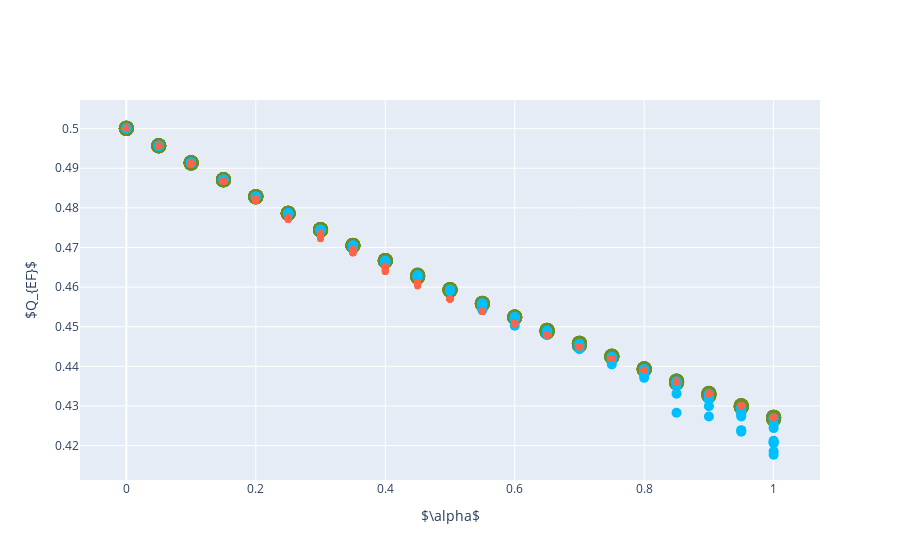

Here is the notebook cell this chart was saved with:
### Code cell
plot_dots_2d(Q_ef, '$Q_{EF}$', 'data/plots/polblogs/pol_ef.pdf')

### Figure 1 — Plotly figure (JSON) as saved in the notebook; plotly's stock layout.template omitted (floating-point values rounded to 4 significant figures; data arrays with more than 128 entries replaced by an {"elided": "..."} marker saying what was removed)
{"data": [{"line": {"color": "olivedrab", "dash": "dash", "width": 2}, "marker": {"size": 15}, "mode": "markers", "name": "Early Fusion", "type": "scatter", "x": {"elided": "210 float values"}, "y": {"elided": "210 float values"}}, {"line": {"color": "deepskyblue", "dash": "dash", "width": 2}, "marker": {"size": 10}, "mode": "markers", "name": "Simultaneous Fusion", "type": "scatter", "x": {"elided": "210 float values"}, "y": {"elided": "210 float values"}}, {"line": {"color": "tomato", "dash": "dash", "width": 2}, "marker": {"size": 7}, "mode": "markers", "name": "Late Fusion", "type": "scatter", "x": {"elided": "210 float values"}, "y": {"elided": "210 float values"}}], "layout": {"showlegend": false, "xaxis": {"title": {"text": "$\\alpha$"}}, "yaxis": {"title": {"text": "$Q_{EF}$"}}}}
